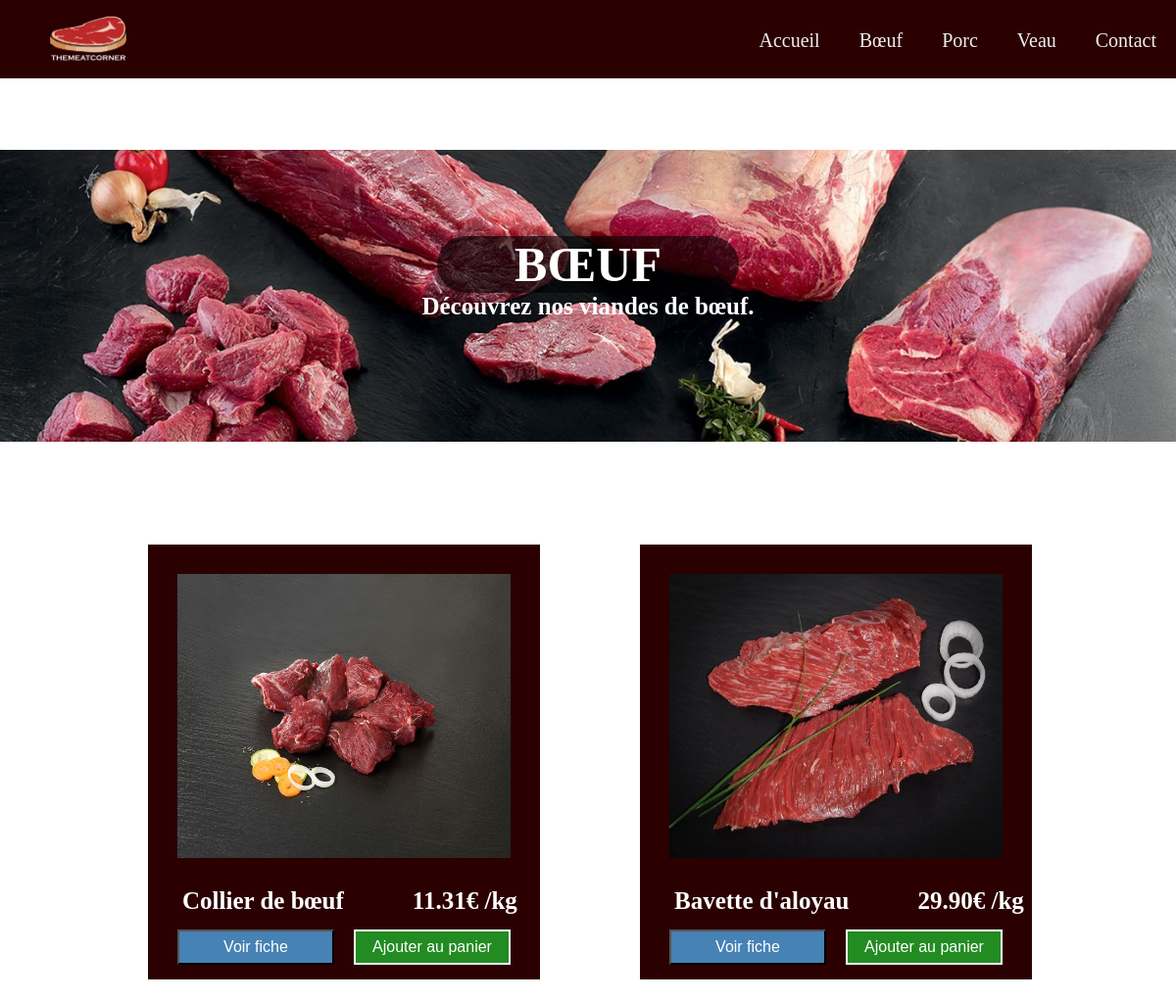
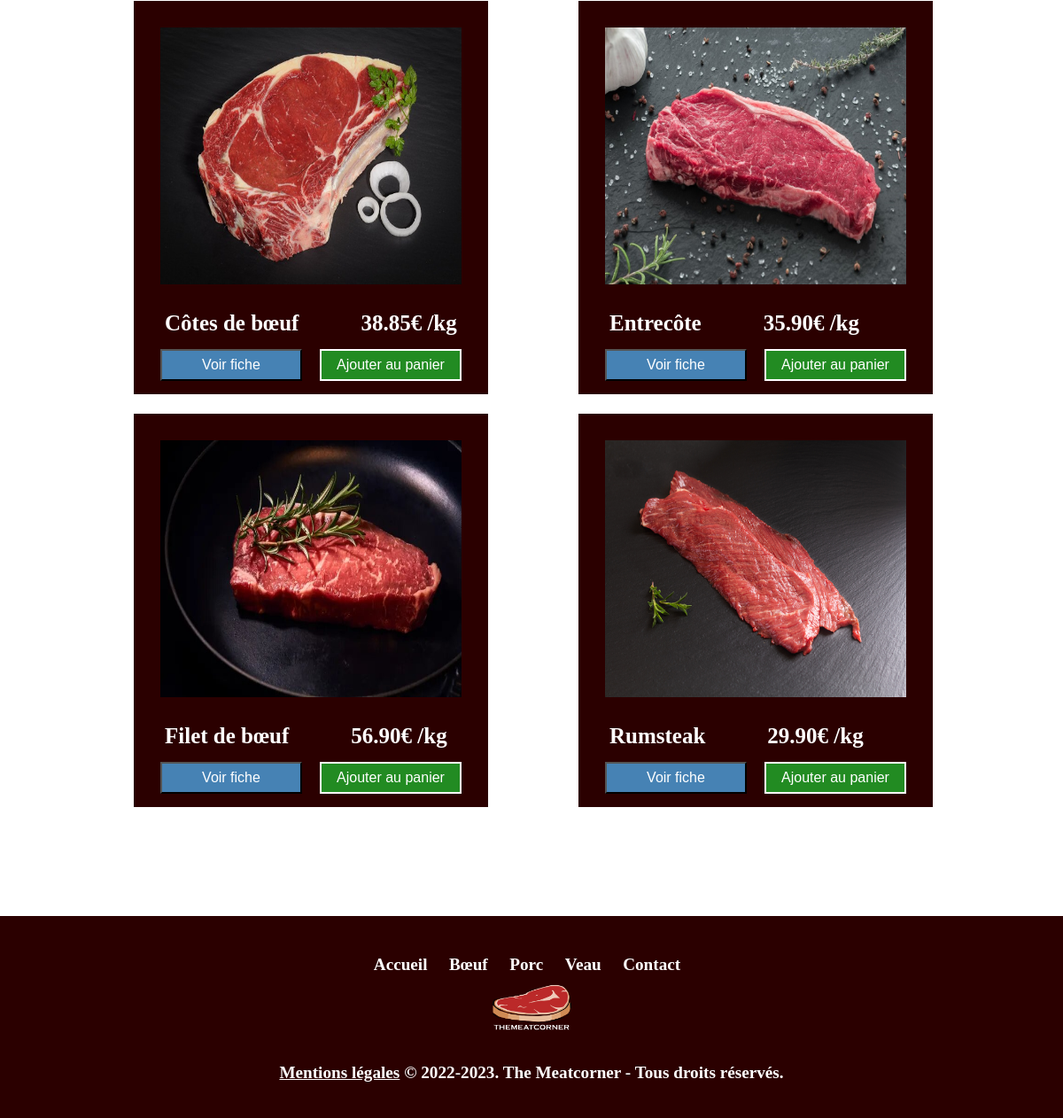
Screenshot of /pageboeuf/boeuf.php with the database file from the repository (2 pictures, top to bottom).
### tables this page shows
create table Viande (
	id int auto_increment       not null,
	nom varchar (30)            not null,
	descriptionv text           not null,
	prix decimal(4,2)           not null,
	photo varchar(100)          not null,
	idAnimal int                not null,
	Foreign key (idAnimal) references Animal (id),
	PRIMARY KEY (id)
);

### pageboeuf/boeuf.php (the view)
<html>
<?php include '../include/header.php'; ?>
<head>
    <link rel="stylesheet" href="../../style.css">
</head>
<body>
<div class="accueilboeuf">
    <h1>BŒUF</h1>
    <p>Découvrez nos viandes de bœuf.</p>
</div>
<div>
    <center><h2 style="padding: 30px;">Liste de nos viandes de bœuf disponibles</h2></center>
<div class="flex">
    <div class="idbpv">
        <?php
        $bdd = new PDO('mysql:host=localhost;dbname=tmc;charset=utf8', 'root', '');
        $req = $bdd->query('SELECT * FROM viande where id = 11');
        while ($donnees = $req->fetch()) {
            echo('<a href="../pageboeuf/pagesviandesboeuf/collierboeuf.php"><img class="imgid" src="../pageboeuf/img/viandeboeuf/' . $donnees["photo"] . '"> </a>' . "<br>" . "<b>" .
                 '<a><a class="nomviande"</a>' . $donnees['nom'] . '<a class="prix"</a>' . $donnees['prix'] . "€ /kg" . "</a></p>" .
                 '<a href="../pageboeuf/pagesviandesboeuf/collierboeuf.php"><button class="boutonpanier_">Voir fiche</button></a><button class="boutonpanier">Ajouter au panier</button>');
        }
        ?>
    </div>
    <div class="idbpv">
        <?php
        $bdd = new PDO('mysql:host=localhost;dbname=tmc;charset=utf8', 'root', '');
        $req = $bdd->query('SELECT * FROM viande where id = 12');
        while ($donnees = $req->fetch()) {
            echo('<a href="../pageboeuf/pagesviandesboeuf/bavettealoyau.php"><img class="imgid" alt="" src="../pageboeuf/img/viandeboeuf/' . $donnees["photo"] . '">' . "<br>" . "<b>" .
                 '<a><a class="nomviande"</a>' . $donnees['nom'] . '<a class="prix"</a>' . $donnees['prix'] . "€ /kg" . "</a></p>" .
                 '<a href="../pageboeuf/pagesviandesboeuf/bavettealoyau.php"><button class="boutonpanier_">Voir fiche</button></a><button class="boutonpanier">Ajouter au panier</button>');
        }
        ?>
    </div>
</div>
    <div class="flex">
        <div class="idbpv">
            <?php
            $bdd = new PDO('mysql:host=localhost;dbname=tmc;charset=utf8', 'root', '');
            $req = $bdd->query('SELECT * FROM viande where id = 13');
            while ($donnees = $req->fetch()) {
                echo('<a href="../pageboeuf/pagesviandesboeuf/cotedeboeuf.php"><img class="imgid" alt="" src="../pageboeuf/img/viandeboeuf/' . $donnees["photo"] . '">' . "<br>" . "<b>" .
                     '<a><a class="nomviande"</a>' . $donnees['nom'] . '<a class="prix"</a>' . $donnees['prix']. "€ /kg" . "</a></p>" .
                     '<a href="../pageboeuf/pagesviandesboeuf/cotedeboeuf.php"><button class="boutonpanier_">Voir fiche</button></a><button class="boutonpanier">Ajouter au panier</button>');
            }
            ?>
        </div>
        <div class="idbpv">
            <?php
            $bdd = new PDO('mysql:host=localhost;dbname=tmc;charset=utf8', 'root', '');
            $req = $bdd->query('SELECT * FROM viande where id = 14');
            while ($donnees = $req->fetch()) {
                echo('<a href="../pageboeuf/pagesviandesboeuf/entrecote.php"><img class="imgid" alt="" src="../pageboeuf/img/viandeboeuf/' . $donnees["photo"] . '">' . "<br>" . "<b>" .
                     '<a><a class="nomviande"</a>' . $donnees['nom'] . '<a class="prix"</a>' . $donnees['prix']. "€ /kg" . "</a></p>" .
                     '<a href="../pageboeuf/pagesviandesboeuf/entrecote.php"><button class="boutonpanier_">Voir fiche</button></a><button class="boutonpanier">Ajouter au panier</button>');
            }
            ?>
        </div>
    </div>
    <div class="flex">
        <div class="idbpv">
            <?php
            $bdd = new PDO('mysql:host=localhost;dbname=tmc;charset=utf8', 'root', '');
            $req = $bdd->query('SELECT * FROM viande where id = 15');
            while ($donnees = $req->fetch()) {
                echo('<a href="../pageboeuf/pagesviandesboeuf/filetdeboeuf.php"><img class="imgid" alt="" src="../pageboeuf/img/viandeboeuf/' . $donnees["photo"] . '">' . "<br>" . "<b>" .
                     '<a><a class="nomviande"</a>' . $donnees['nom'] . '<a class="prix"</a>' . $donnees['prix']. "€ /kg" . "</a></p>" .
                     '<a href="../pageboeuf/pagesviandesboeuf/filetdeboeuf.php"><button class="boutonpanier_">Voir fiche</button></a><button class="boutonpanier">Ajouter au panier</button>');
            }
            ?>
        </div>
        <div class="idbpv">
            <?php
            $bdd = new PDO('mysql:host=localhost;dbname=tmc;charset=utf8', 'root', '');
            $req = $bdd->query('SELECT * FROM viande where id = 16');
            while ($donnees = $req->fetch()) {
                echo('<a href="../pageboeuf/pagesviandesboeuf/rumsteak.php"><img class="imgid" alt="" src="../pageboeuf/img/viandeboeuf/' . $donnees["photo"] . '">' . "<br>" . "<b>" .
                     '<a><a class="nomviande"</a>' . $donnees['nom'] . '<a class="prix"</a>' . $donnees['prix']. "€ /kg" . "</a></p>" .
                     '<a href="../pageboeuf/pagesviandesboeuf/rumsteak.php"><button class="boutonpanier_">Voir fiche</button></a><button class="boutonpanier">Ajouter au panier</button>');
            }
            ?>
        </div>
    </div>
</div>
</body>
<?php require '../include/footer.php'; ?>
</html>

### include/header.php (shortened to what this page needs)
<!DOCTYPE html>
<html lang="fr">
<head>
    <link rel="stylesheet" href="../../../style.css">
</head>
<div class="nav">
    <div class="nav-header">
            <a href="../../index.php"><img src="../../img/logotmcblanc.png" class="logo"></a>
    </div>
    <div class="nav-links">
        <a href="../../index.php">Accueil</a>
        <a href="../../pageboeuf/boeuf.php">Bœuf</a>
        <a href="../../pageporc/porc.php">Porc</a>
        <a href="../../pageveau/veau.php">Veau</a>
        <a href="../../contact/contact.php">Contact</a>
    </div>
</div>
</body>
</html>

### include/footer.php
<div class="footer">
    <footer>
        <ul class="list-inline">
            <a href="../../index.php">Accueil</a>
            <a href="../../pageboeuf/boeuf.php">Bœuf</a>
            <a href="../../pageporc/porc.php">Porc</a>
            <a href="../../pageveau/veau.php">Veau</a>
            <a href="../../contact/contact.php">Contact</a>
            <a href="../../index.php"><img src="../../img/logotmcblanc.png" class="logofooter"></a>
        </ul>
        <p class="copyright"><a href="../mentions.php" class="copyright">Mentions légales</a> © 2022-2023. The Meatcorner - Tous droits réservés.</p>
    </footer>
</div>

### style.css (style rules this page uses)
body { font-family: Gabriola; font-size: 25px; color: white; background-image: url("img/fondtmc.jpg"); background-repeat: no-repeat; background-attachment: fixed; margin: 0; width: 100%; display: block; background-size: cover; }
.logo { margin-left: 50px; margin-top: 15px; width:80px; }
* { padding: 0; margin: 0; box-sizing: border-box; }
.nav { height: 80px; width: 100%; background-color: #2B0000; position: relative; }
.nav > .nav-header { display: inline; }
.nav > .nav-links { display: inline; float: right; margin-top: 15px; font-size: 20px; }
.nav > .nav-links > a { display: inline-block; padding: 15px 20px 10px 15px; text-decoration: none; color: #efefef; }
.accueilboeuf { background-image: url("pageboeuf/img/plancheboeuf.jpg"); border-bottom: 1px solid white; border-top: 1px solid white; background-position: center; background-size: cover; color: white; padding: 3.5em; width: 100%; height: 300px; text-align: center; margin-top: 72px; }
.accueilboeuf h1 { border-radius: 50px; background: rgba(0, 0, 0, 0.6); display: block; width: 30%; margin: auto; }
.accueilboeuf p { font-weight: 900; }
.flex { display: flex; width: 1100px; margin-right: auto; margin-left: auto; }
.idbpv { background-color: #2B0000; margin-left: 100px; border: 1px solid white; margin-bottom: 20px; }
.imgid { height:350px; width:400px; padding: 30px; }
.nomviande { margin-left: 35px; color: white; }
.prix { text-align: right; margin-left: 70px; }
.boutonpanier_ { width: 40%; margin-left: 30px; margin-top: 15px; margin-bottom: 15px; padding: 7px; background-color: steelblue; color: white; font-size: 1rem; cursor: pointer; }
.boutonpanier { width: 40%; margin-top: 15px; margin-left: 20px; margin-bottom: 15px; padding: 7px; background-color: forestgreen; color: white; border: 2px solid white; font-size: 1rem; cursor: pointer; }
.footer { margin-top: 100px; padding:40px 0; background-color: #2B0000; border-top: 2px solid white; color: white; }
.footer ul { padding:0; list-style:none; text-align:center; font-size:18px; line-height:1.6; margin-bottom:0; }
.footer ul a { color:inherit; text-decoration:none; padding: 0 10px; font-size: 1.2rem; }
.footer .copyright { text-align:center; font-size:1.2rem; color: white; margin-bottom:0; }
.logofooter { width: 100px; display: block; margin: auto; padding: 5px; }

### rows the page displays
viande: photo (picture), nom "Collier de bœuf", prix "11.31"
viande: photo (picture), nom "Bavette d'aloyau", prix "29.90"
viande: photo (picture), nom "Côtes de bœuf", prix "38.85"
viande: photo (picture), nom "Entrecôte", prix "35.90"
viande: photo (picture), nom "Filet de bœuf", prix "56.90"
viande: photo (picture), nom "Rumsteak", prix "29.90"
